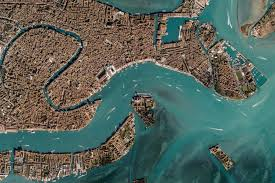
#> input picture ImageGPT/modules/image_preprocessing/sampleImages/sample3.jpeg, 275 x 183 px, found by its file name
$ python main.py
#> lines starting #> are read from the running program, lines starting #| are printed output that depends on the picture
### ImageGPT/modules/image_preprocessing/image_loader.py
from PIL import Image
import rasterio
from osgeo import gdal

def load_image(file_path):
    if file_path.lower().endswith(('jpg', 'jpeg', 'png')):
        return Image.open(file_path)
#> returned value is the input picture: PIL image 275x183 RGB; mean R, G, B 86.5, 100.6, 91.8
    elif file_path.lower().endswith(('tif', 'tiff')):
        with rasterio.open(file_path) as src:
            return src.read(1)  # Read the first band as an array
    else:
        return None

def convert_to_rgb(image):
    if isinstance(image, Image.Image):
        return image.convert('RGB')
    elif isinstance(image, gdal.Dataset):
        array = image.ReadAsArray()
        if array.shape[0] == 6:  # Assuming 3-band image
            return array.transpose(1, 2, 0)
        else:
            raise ValueError("Unsupported number of bands for conversion.")
    else:
        raise TypeError("Unsupported image type")

### ImageGPT/modules/image_preprocessing/preprocessing.py
from PIL import Image
import numpy as np

def resize_image(image, size):
#> called with size = (256, 256)
    if isinstance(image, Image.Image):
        return image.resize(size)
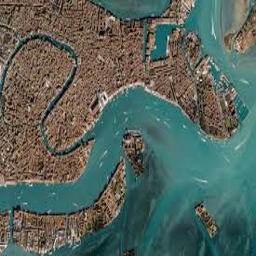
#> returned value: PIL image 256x256 RGB; mean R, G, B 86.5, 100.6, 91.9
    else:
        raise ValueError("resize_image: input is not a PIL Image")


def normalize_image(image):
    array = np.asarray(image).astype(np.float32) / 255.0
    return Image.fromarray((array * 255).astype(np.uint8))

def convert_color_space(image, color_space='RGB'):
    return image.convert(color_space)

### ImageGPT/modules/image_preprocessing/main.py
from image_loader import load_image, convert_to_rgb
from frame_extractor import extract_frames
from preprocessing import resize_image, normalize_image, convert_color_space
from utils import save_image
import os
from PIL import Image

def preprocess_image(file_path, output_path, size=(256, 256), color_space='RGB'):
    if not os.path.exists(file_path):
        raise FileNotFoundError(f"No such file or directory: '{file_path}'")

    image = load_image(file_path)

    if image is None:
        raise ValueError(f"Failed to load image from '{file_path}'")

    if file_path.lower().endswith(('.tif', '.tiff')):
        frames = extract_frames(file_path)
        preprocessed_frames = []
        for frame in frames:
            frame = resize_image(frame, size)
            frame = normalize_image(frame)
            frame = convert_color_space(frame, color_space)
            preprocessed_frames.append(frame)
        for idx, frame in enumerate(preprocessed_frames):
            save_image(frame, f"{output_path}_frame_{idx}.png")
    else:
        image = convert_to_rgb(image)
        image = resize_image(image, size)
        image = normalize_image(image)
        image = convert_color_space(image, color_space)
        save_image(image, f"{output_path}.png")

# [5 lines that do not run on import are left out]

### ImageGPT/modules/image_preprocessing/utils.py
import numpy as np
from PIL import Image

def save_image(image, path):
    if isinstance(image, np.ndarray):
        Image.fromarray(image).save(path)
    elif isinstance(image, Image.Image):
        image.save(path)
    else:
        raise TypeError("Unsupported image type")

### ImageGPT/modules/feature_extraction/main.py
from ImageGPT.modules.image_preprocessing.main import preprocess_image
from ImageGPT.modules.feature_extraction.extractor import extract_features
# from ImageGPT.modules.image_preprocessing.image_loader import load_image, convert_to_rgb

def process_image(image):
    print("Processing image...")
    features = extract_features(image)
    print("Features extracted:", features)
    return features

if __name__ == "__main__":
    # Preprocess the image
    preprocessed_images = preprocess_image(
        '/Users/kavindev/Desktop/ISRO/ImageGPT/modules/image_preprocessing/sampleImages/sample3.jpeg',
        '/Users/kavindev/Desktop/ISRO/ImageGPT/modules/image_preprocessing/output',
        size=(256, 256),
        color_space='RGB'
    )

    # Ensure preprocessing returned valid images
    if preprocessed_images is None:
#> (the run stopped early here; a loop or call above may not have finished)

$ run again, with ImageGPT/modules/image_preprocessing/sampleImages/sample4.png saved as ImageGPT/modules/image_preprocessing/sampleImages/sample3.jpeg
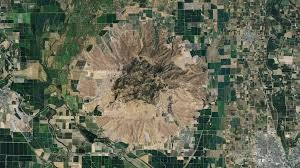
#> input picture ImageGPT/modules/image_preprocessing/sampleImages/sample4.png, 300 x 168 px, found by its file name
#> in load_image, returned value is the input picture: PIL image 300x168 RGB; mean R, G, B 99.4, 104, 85.3
#> in resize_image, `return image.resize(size)`:
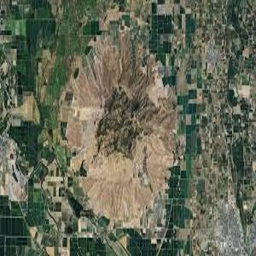
#> returned value: PIL image 256x256 RGB; mean R, G, B 99.4, 104, 85.3
